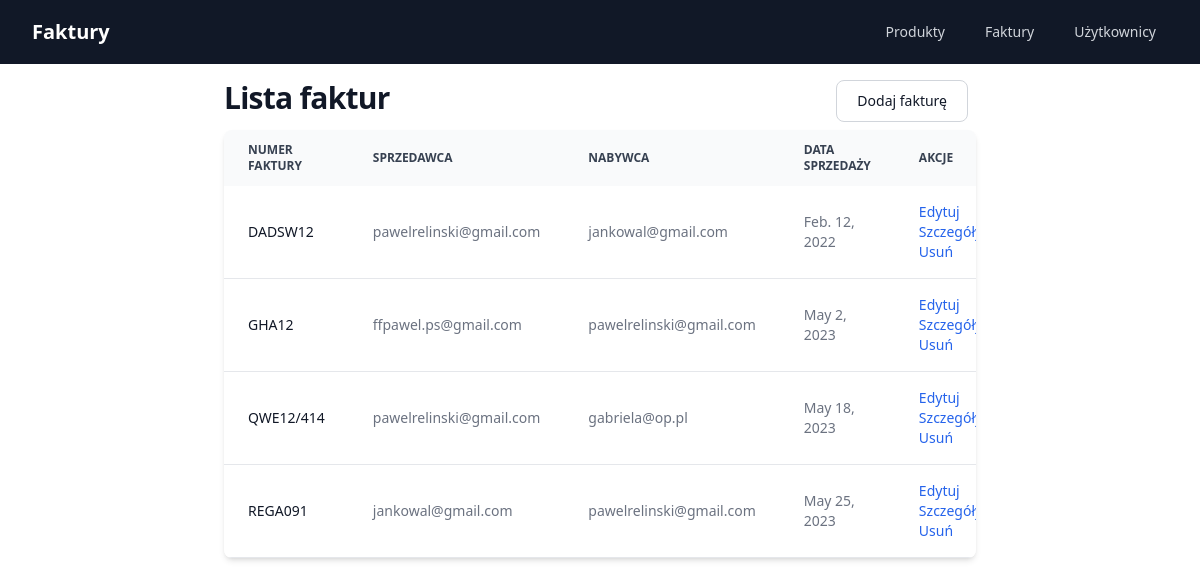
/invoice-list/, run on the app's committed database.
### core/models.py (models this page shows, shortened)
class Invoice(models.Model):
    seller = models.ForeignKey(
        User,
        on_delete=models.CASCADE,
        related_name='seller_invoices')
    purchaser = models.ForeignKey(
        User,
        on_delete=models.CASCADE,
        related_name='purchaser_invoices')
    products = models.ManyToManyField(Product)
    invoice_number = models.CharField(max_length=50)
    sale_date = models.DateField()
    date_of_issue = models.DateField()
    created_at = models.DateTimeField(auto_now_add=True)
    updated_at = models.DateTimeField(auto_now=True)

class User(models.Model):
    email = models.EmailField(unique=True)
    first_name = models.CharField(max_length=50)
    last_name = models.CharField(max_length=50)
    street_address = models.CharField(
        max_length=100,
        default='',
        null=False)
    city = models.CharField(
        max_length=50,
        default='',
        null=False)
    country = models.CharField(
        max_length=50,
        default='',
        null=False)
    postal_code = models.CharField(
        max_length=20,
        default='',
        null=False)
    contact_information = models.CharField(max_length=50)
    account_status = models.CharField(
        max_length=20,
        choices=[(status.value, status.value.title()) for status in UserAccountStatus],
        default=UserAccountStatus.ACTIVE)
    created_at = models.DateTimeField(auto_now_add=True)
    updated_at = models.DateTimeField(auto_now=True)
    def __str__(self):
        return f"{self.email}"

### core/views.py (the view)
# urls.py: path('invoice-list/', views.InvoicesListView.as_view(), name='invoices_list'),
class InvoicesListView(generic.ListView):
    model = Invoice
    template_name = 'core/invoice/invoices_list.html'
    context_object_name = 'invoices_list'
    def get_queryset(self):
        return Invoice.objects.all()

### templates/core/invoice/invoices_list.html (shortened to what this page needs)
{% extends "core/base.html" %}
{% block content %}
    <header>
        <div class="mx-auto max-w-7xl flex flex-row justify-between">
            <h1 class="text-3xl font-bold tracking-tight text-gray-900 dark:text-white">
                Lista faktur
            </h1>
            <a href="{% url 'core:invoice_add' %}"
               class="text-gray-900 bg-white border border-gray-300 focus:outline-none hover:bg-gray-100 focus:ring-4 focus:ring-gray-200 font-medium rounded-lg text-sm px-5 py-2.5 mr-2 mb-2 dark:bg-gray-800 dark:text-white dark:border-gray-600 dark:hover:bg-gray-700 dark:hover:border-gray-600 dark:focus:ring-gray-700">
                Dodaj fakturę
            </a>
        </div>
    </header>
    {% if invoices_list %}
        <div class="relative overflow-x-auto shadow-md sm:rounded-lg">
            <table class="w-full text-sm text-left text-gray-500 dark:text-gray-400">
                <thead class="text-xs text-gray-700 uppercase bg-gray-50 dark:bg-gray-700 dark:text-gray-400">
                <tr>
                    <th scope="col" class="px-6 py-3">
                        Numer faktury
                    </th>
                    <th scope="col" class="px-6 py-3">
                        Sprzedawca
                    </th>
                    <th scope="col" class="px-6 py-3">
                        Nabywca
                    </th>
                    <th scope="col" class="px-6 py-3">
                        Data sprzedaży
                    </th>
                    <th scope="col" class="px-6 py-3">
                        Akcje
                    </th>
                </tr>
                </thead>
                <tbody>
                {% for invoice in invoices_list %}
                    <tr class="bg-white border-b dark:bg-gray-900 dark:border-gray-700">
                        <th scope="row" class="px-6 py-4 font-medium text-gray-900 whitespace-nowrap dark:text-white">
                            {{ invoice.invoice_number }}
                        </th>
                        <td class="px-6 py-4">
                            {{ invoice.seller }}
                        </td>
                        <td class="px-6 py-4">
                            {{ invoice.purchaser }}
                        </td>
                        <td class="px-6 py-4">
                            {{ invoice.sale_date }}
                        </td>
                        <td class="px-6 py-4 flex flex-col">
                            <a href="{% url 'core:invoice_update' invoice.id %}" class="font-medium text-blue-600 dark:text-blue-500 hover:underline">Edytuj</a>
                            <a href="{% url 'core:invoice_detail' invoice.id %}" class="font-medium text-blue-600 dark:text-blue-500 hover:underline">Szczegóły</a>
                            <a href="{% url 'core:invoice_delete' invoice.id %}" class="font-medium text-blue-600 dark:text-blue-500 hover:underline">Usuń</a>
                        </td>
                    </tr>
                {% endfor %}
                </tbody>
            </table>
        </div>
    {% else %}
        <div class="w-full text-center mt-10">
            Brak faktur
        </div>
    {% endif %}
{% endblock %}

### static/core/style.css (style rules this page uses)
h1 { color: red; }

### data on the page
Invoice: invoice_number "DADSW12", seller "pawelrelinski@gmail.com", purchaser "jankowal@gmail.com", sale_date "Feb. 12, 2022"
Invoice: invoice_number "GHA12", seller "ffpawel.ps@gmail.com", purchaser "pawelrelinski@gmail.com", sale_date "May 2, 2023"
Invoice: invoice_number "QWE12/414", seller "pawelrelinski@gmail.com", purchaser "gabriela@op.pl", sale_date "May 18, 2023"
Invoice: invoice_number "REGA091", seller "jankowal@gmail.com", purchaser "pawelrelinski@gmail.com", sale_date "May 25, 2023"
